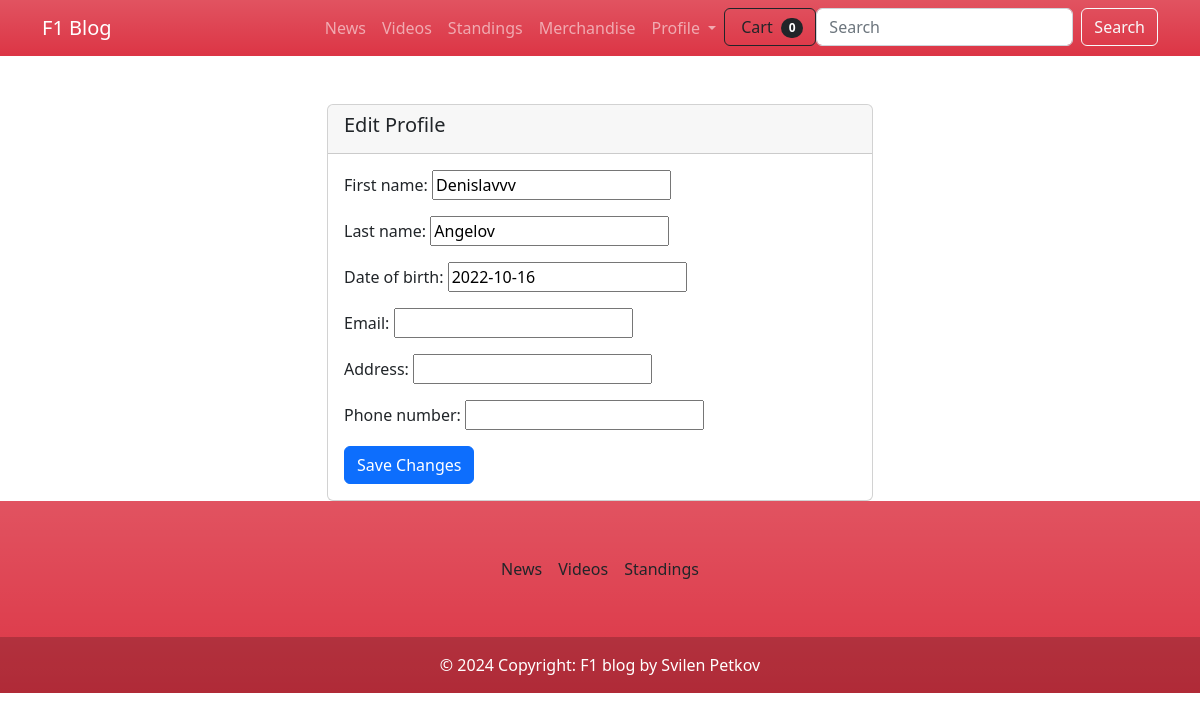
The page /profile/edit/ (signed in) on the database as committed earlier.
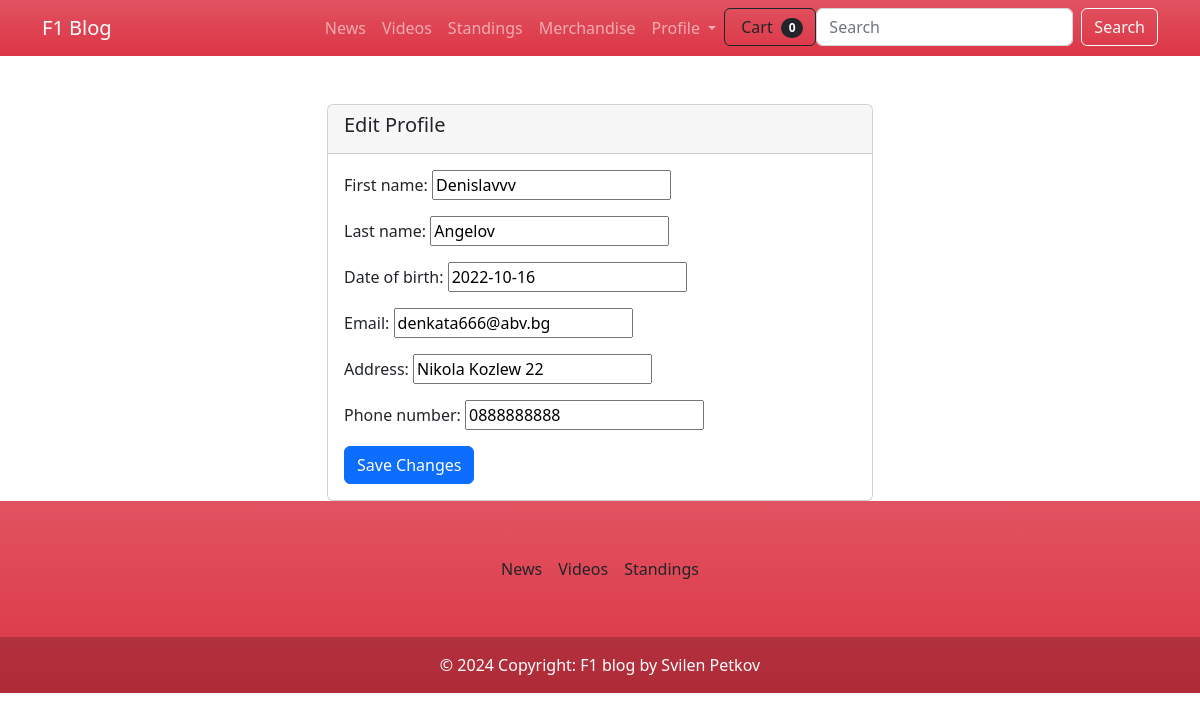
The same page on the database as committed later.
### f1_blog/web/models.py (models this page shows)
class Profile(models.Model):
    FIRST_NAME_MAX_LENGTH = 30
    LAST_NAME_MAX_LENGTH = 30
    first_name = models.CharField(
                                max_length=FIRST_NAME_MAX_LENGTH,
                                blank=True,
                                null=True
                                  )
    last_name = models.CharField(max_length=LAST_NAME_MAX_LENGTH,
                                 blank=True,
                                 null=True
                                 )
    date_of_birth = models.DateField(blank=True,
                                     null=True
                                     )
    user = models.OneToOneField(UserModel,
                                on_delete=models.CASCADE,
                                primary_key=True
                                )
    email = models.EmailField(
        blank=True,
        null=True
    )
    address = models.CharField(
        max_length=255,
        blank=True,
        null=True
    )
    phone_number = models.CharField(
        max_length=20,
        blank=True,
        null=True
    )

### f1_blog/web/views.py (the view, shortened to what this page needs)
# urls.py: path('profile/edit/', views.EditProfileView.as_view(), name='edit-profile'),
class EditProfileView(LoginRequiredMixin, UpdateView):
    model = Profile
    fields = ['first_name', 'last_name', 'date_of_birth', 'email', 'address', 'phone_number']
    template_name = 'index/edit_profile.html'
    def get_object(self, queryset=None):
        return self.request.user.profile

### f1_blog/news/templatetags/moderator_filter.py (called while the page is built)
@register.filter
def is_moderator_or_admin(user):
    return user.groups.filter(name='moderator').exists() or user.is_staff

### templates/index/edit_profile.html (shortened to what this page needs)
{% extends 'base.html' %}
{% block content %}
<div class="container">
    <div class="row justify-content-center">
        <div class="col-md-6">
            <div class="card mt-5">
                <div class="card-header">
                    <h5 class="card-title">Edit Profile</h5>
                </div>
                <div class="card-body">
                    <form method="post" action="{% url 'edit-profile' %}">
                        {{ form.as_p }}
                        <button type="submit" class="btn btn-primary">Save Changes</button>
                    </form>
                </div>
            </div>
        </div>
    </div>
</div>
{% endblock %}

Rows that differ between the two databases and show on the page:
changed Profile "Denislavvv": email (not shown) → "denkata666@abv.bg"; address (not shown) → "Nikola Kozlew 22"; phone_number (not shown) → "0888888888"
